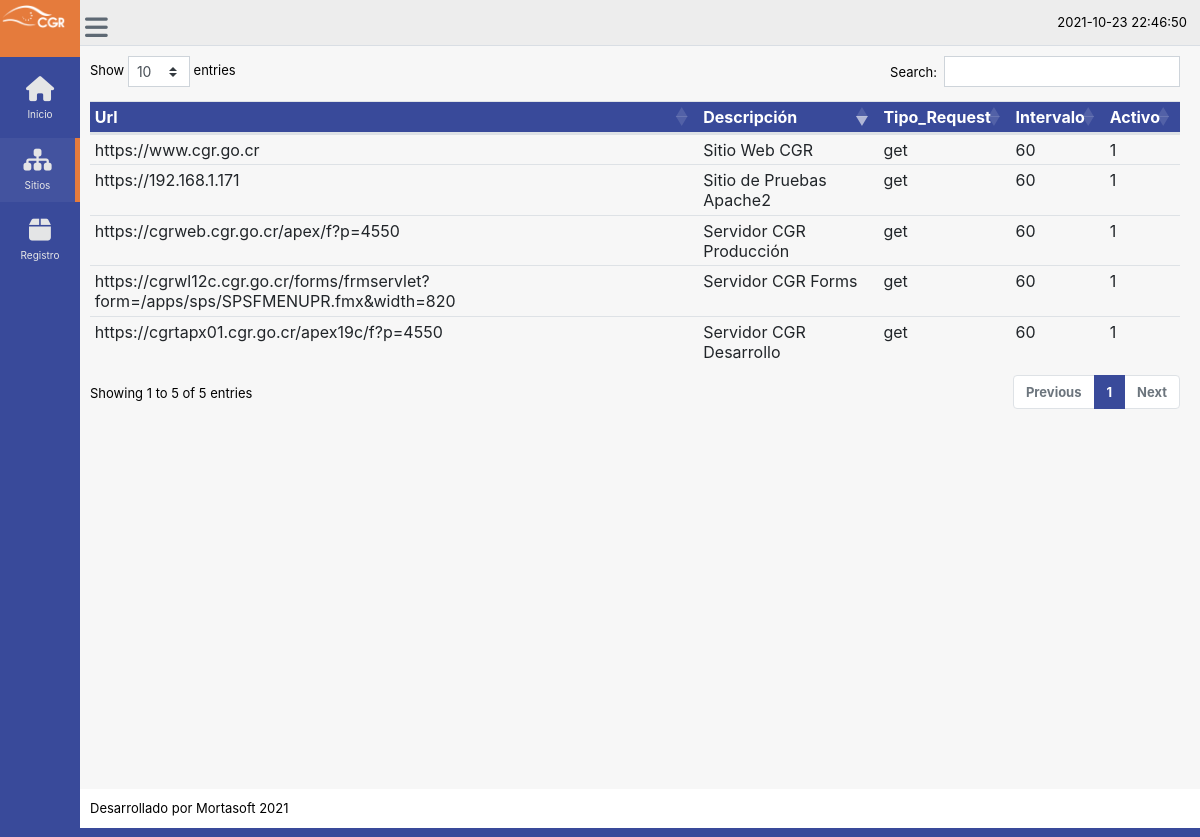
/sitios, run on the app's committed database.
### tables this page shows
CREATE TABLE "sitios" (
	"url"	text NOT NULL,
	"description"	text,
	"request_type"	text,
	"monitoring_interval"	INTEGER,
	"enabled"	INTEGER,
	PRIMARY KEY("url")
);

### app.py (the view)
@app.route('/sitios')
def sitios():
    date = datetime.datetime.now()
    datos = obtener_sitios()
    columnas = ["Url","Descripción", "Tipo_Request", "Intervalo", "Activo"]
    return render_template('sitios.html', date = date, datos = datos, columnas = columnas)

### app.py (called while the page is built)
def obtener_sitios():
    try:
        salida = []
        con = sqlite3.connect("monitoreo_db.db")
        cursor = con.cursor()
        cursor.execute('select * from sitios')
        filas = cursor.fetchall()
        return filas
    except Error as e:
        print(e)

### templates/sitios.html (shortened to what this page needs)
{% extends "plantilla.html" %}
{% block content %}
<table id="table" class="table table-hover table-sm">
    <thead>
        <tr>
            {% for row in columnas %}
            <th class="color-cgr">{{ row }}</th>
            {% endfor %}
        </tr>
    </thead>
    <tbody>
        {% for fila in datos %}
        <tr>
            {% for celda in fila %}
              <td>{{ celda }}</td>
            {% endfor %}
        </tr>
        {% endfor %}
    </tbody>
</table>
{% endblock %}

### templates/plantilla.html (shortened to what this page needs)
<head>
    <link rel="stylesheet" href="https://cdn.jsdelivr.net/npm/bootstrap@4.5.3/dist/css/bootstrap.min.css"
>
    <link href="https://cdn.datatables.net/1.10.24/css/dataTables.bootstrap4.min.css" rel="stylesheet">
    <link href="{{ url_for('static', filename='css/custom.css') }}" rel="stylesheet">
    <link href="https://cdnjs.cloudflare.com/ajax/libs/toastr.js/latest/css/toastr.min.css" rel="stylesheet">
</head>
<body class="nav-sm">
    <div class="container body">
        <div class="main_container">
            <div class="col-md-3 left_col menu_fixed">
                <div class="left_col scroll-view">
                    <div class="navbar nav_title" style="border: 0;">
                        <a href="/" class="site_title">
                            <img src="{{ url_for('static', filename='images/CGR-logo.png') }}" alt="" style="height: 50%;">
                        </a>
                    </div>
                    <div id="sidebar-menu" class="main_menu_side hidden-print main_menu">
                        <div class="menu_section">
                            <ul class="nav side-menu">
                                <li>
                                    <a href="{{ url_for('home') }}">
                                        <i class="fa fa-home"></i> Inicio
                                    </a>
                                </li>
                                <li>
                                    <a href="{{ url_for('sitios') }}">
                                        <i class="fa fa-sitemap"></i> Sitios
                                    </a>
                                </li>
                                <li>
                                    <a href="{{ url_for('registros') }}">
                                        <i class="fa fa-box"></i> Registro
                                    </a>
                                </li>
                            </ul>
                        </div>
                    </div>
                </div>
            </div>
            <div class="top_nav">
                <div class="nav_menu">
                    <div class="nav toggle">
                        <a id="menu_toggle">
                            <i class="fa fa-bars" style="color: #5E6974 !important"></i>
                        </a>
                    </div>
                    <nav class="nav navbar-nav">
                        <ul class=" navbar-right">
                            <li class="nav-item dropdown open" style="padding-left: 15px;">
                                {{ date }}
                            </li>
                        </ul>
                    </nav>
                </div>
            </div>
            <div id="derecha" class="right_col" role="main">
                {% block content %}
                {% endblock %}
            </div>
            <footer>
                <div class="pull-right">
                    Desarrollado por Mortasoft 2021
                </div>
            </footer>
        </div>
    </div>
</body>
</html>

### data on the page
sitios: url "https://192.168.1.171", description "Sitio de Pruebas Apache2", request_type "get", fila "60" "1"
sitios: url "https://www.cgr.go.cr", description "Sitio Web CGR", request_type "get", fila "60" "1"
sitios: url "https://cgrtapx01.cgr.go.cr/apex19c/f?p=4550", description "Servidor CGR Desarrollo", request_type "get", fila "60" "1"
sitios: url "https://cgrweb.cgr.go.cr/apex/f?p=4550", description "Servidor CGR Producción", request_type "get", fila "60" "1"
sitios: url "https://cgrwl12c.cgr.go.cr/forms/frmservlet?form=/apps/sps/SPSFMENUPR.fmx&width=820", description "Servidor CGR Forms", request_type "get", fila "60" "1"

### other printed values
{{ date }} "2021-10-23 22:46:50"
{{ row }} "Url" "Descripción" "Tipo_Request" "Intervalo" "Activo"
